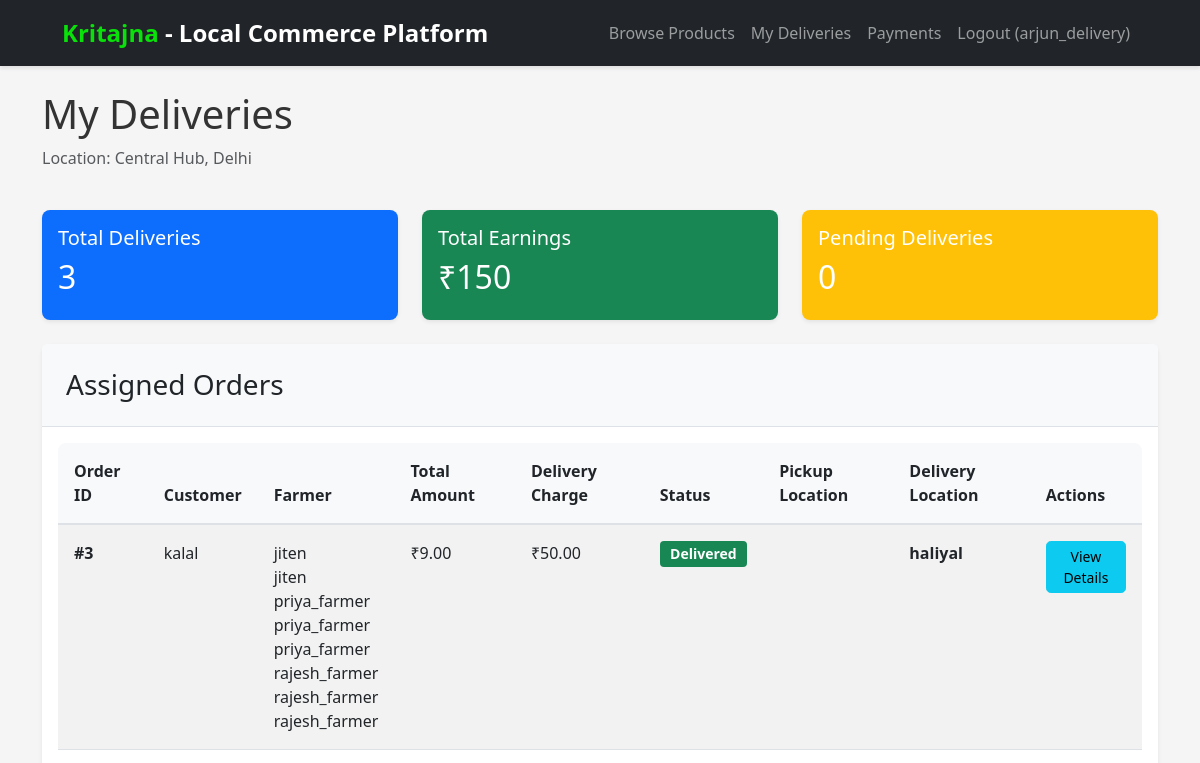
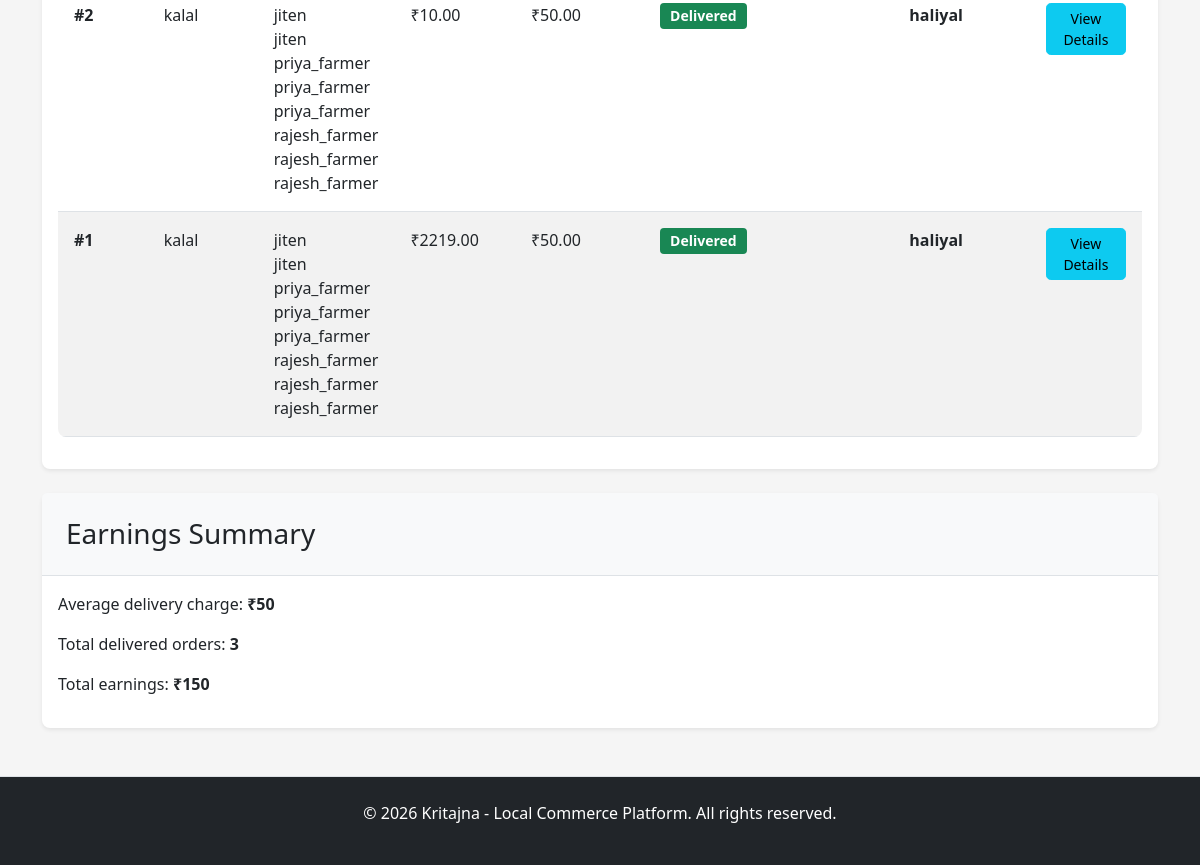
The app's page /delivery/dashboard/ (signed in), older data (2 pictures, top to bottom).
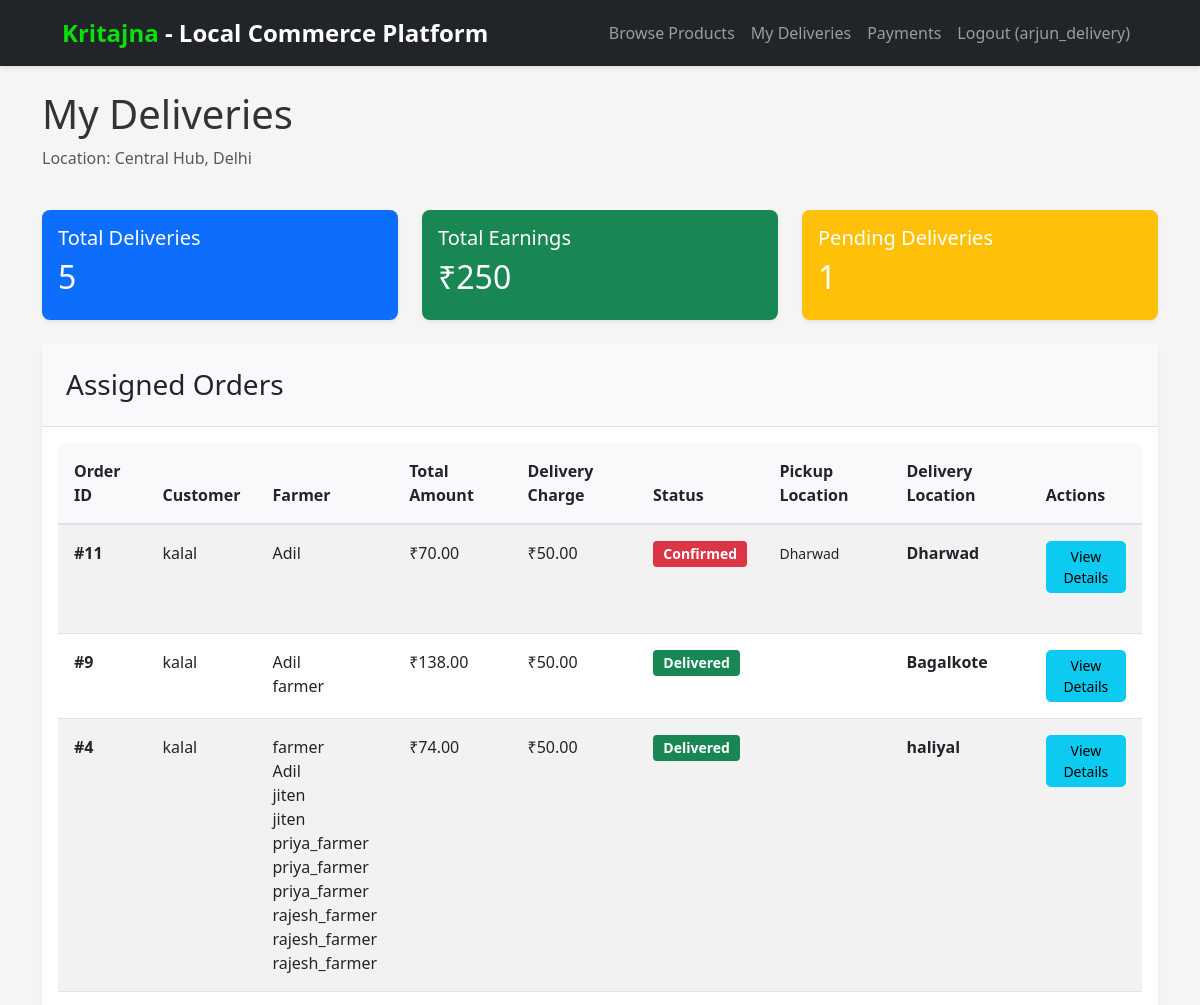
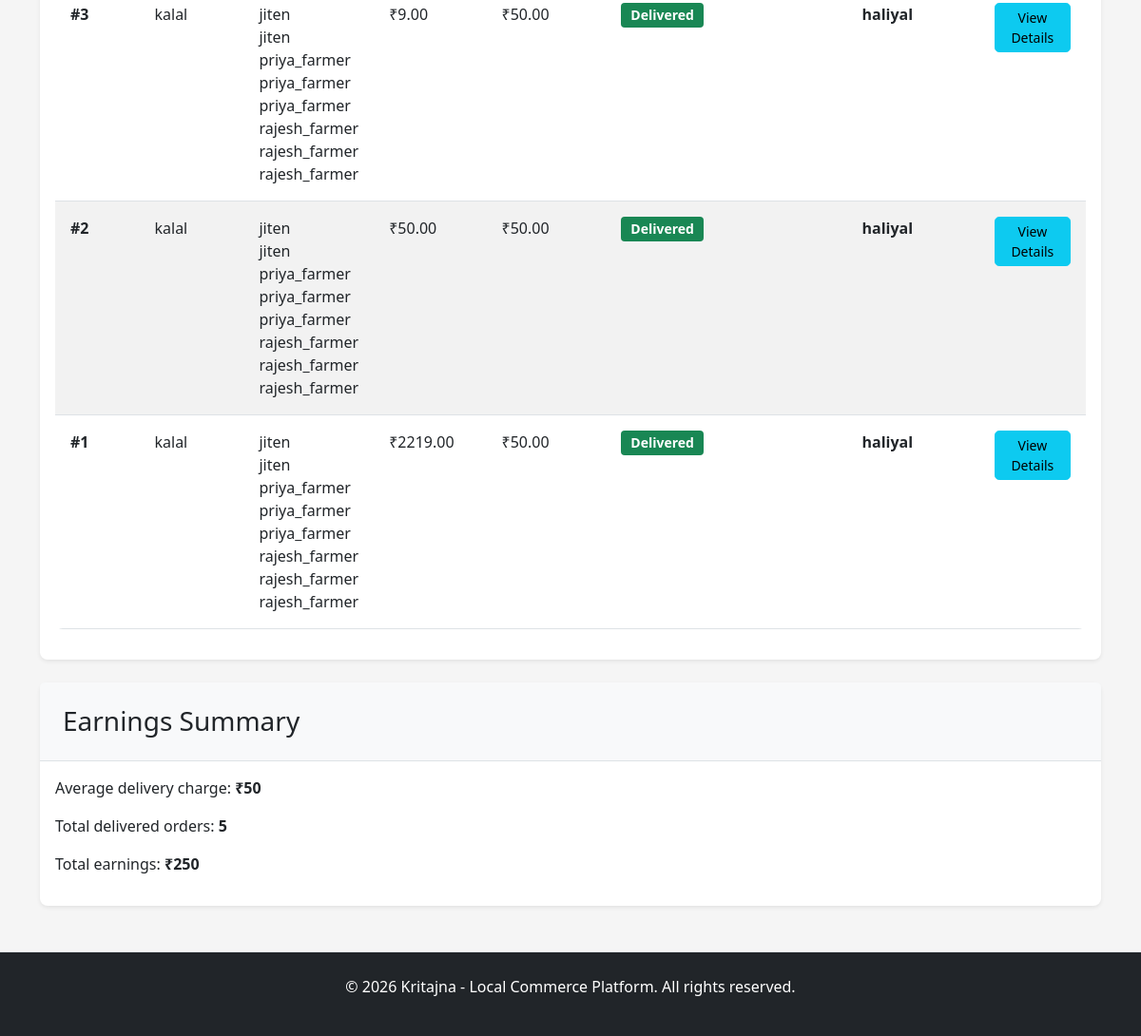
The same page, newer data (2 pictures, top to bottom).
### users/models.py (models this page shows, shortened)
class User(AbstractUser):
    ROLE_CHOICES = [
        ('customer', 'Customer'),
        ('farmer', 'Farmer'),
        ('delivery_partner', 'Delivery Partner'),
    ]
    role = models.CharField(max_length=20, choices=ROLE_CHOICES, default='customer')
    location = models.CharField(max_length=255, blank=True)
    phone_number = models.CharField(max_length=15, blank=True)
    farmer_id = models.CharField(max_length=50, unique=True, blank=True, null=True)
    subscription_paid = models.BooleanField(default=False)
    subscription_amount = models.DecimalField(max_digits=10, decimal_places=2, default=0.00)
    subscription_date = models.DateTimeField(null=True, blank=True)
    class Meta:
        verbose_name = "User"
        verbose_name_plural = "Users"

### orders/models.py (models this page shows, shortened)
class Order(models.Model):
    STATUS_CHOICES = [
        ('pending', 'Pending'),
        ('confirmed', 'Confirmed'),
        ('in_delivery', 'In Delivery'),
        ('delivered', 'Delivered'),
        ('cancelled', 'Cancelled'),
    ]
    customer = models.ForeignKey(User, on_delete=models.CASCADE, related_name='orders', limit_choices_to={'role': 'customer'})
    delivery_partner = models.ForeignKey(User, on_delete=models.SET_NULL, null=True, blank=True, related_name='deliveries', limit_choices_to={'role': 'delivery_partner'})
    customer_location = models.CharField(max_length=255)
    total_amount = models.DecimalField(max_digits=10, decimal_places=2, default=0.00)
    delivery_charge = models.DecimalField(max_digits=10, decimal_places=2, default=50.00)
    status = models.CharField(max_length=20, choices=STATUS_CHOICES, default='pending')
    created_at = models.DateTimeField(auto_now_add=True)
    updated_at = models.DateTimeField(auto_now=True)
    class Meta:
        ordering = ['-created_at']

class OrderItem(models.Model):
    order = models.ForeignKey(Order, on_delete=models.CASCADE, related_name='items')
    product = models.ForeignKey(Product, on_delete=models.CASCADE)
    STATUS_PENDING = 'pending'
    STATUS_ACCEPTED = 'accepted'
    STATUS_REJECTED = 'rejected'
    STATUS_CHOICES = [
        (STATUS_PENDING, 'Pending'),
        (STATUS_ACCEPTED, 'Accepted'),
        (STATUS_REJECTED, 'Rejected'),
    ]
    quantity = models.DecimalField(max_digits=10, decimal_places=2)  # allow fractional quantities like 0.5 kg
    price_per_unit = models.DecimalField(max_digits=10, decimal_places=2)  # price per unit at time of order
    status = models.CharField(max_length=10, choices=STATUS_CHOICES, default=STATUS_PENDING)

### products/models.py (models this page shows, shortened)
class Product(models.Model):
    farmer = models.ForeignKey(User, on_delete=models.CASCADE, limit_choices_to={'role': 'farmer'}, related_name='products')
    name = models.CharField(max_length=200)
    description = models.TextField()
    price = models.DecimalField(max_digits=10, decimal_places=2)
    price_per_unit = models.DecimalField(max_digits=10, decimal_places=2, default=0.00)
    UNIT_KG = 'kg'
    UNIT_LITER = 'liter'
    UNIT_BUNDLE = 'bundle'
    UNIT_PIECE = 'piece'
    UNIT_CHOICES = [
        (UNIT_KG, 'kg'),
        (UNIT_LITER, 'liter'),
        (UNIT_BUNDLE, 'bundle'),
        (UNIT_PIECE, 'piece'),
    ]
    unit = models.CharField(max_length=20, choices=UNIT_CHOICES, default=UNIT_KG)
    unit_obj = models.ForeignKey('Unit', on_delete=models.SET_NULL, null=True, blank=True, related_name='products')
    quantity = models.DecimalField(max_digits=10, decimal_places=2, default=0)
    location = models.CharField(max_length=255)
    image = models.ImageField(upload_to='products/', blank=True, null=True)
    sold_out = models.BooleanField(default=False)
    created_at = models.DateTimeField(auto_now_add=True)
    updated_at = models.DateTimeField(auto_now=True)
    category = models.ForeignKey('Category', on_delete=models.SET_NULL, null=True, blank=True, related_name='products')
    class Meta:
        ordering = ['-created_at']

### users/views.py (the view)
# urls.py: path('delivery/dashboard/', views.delivery_partner_dashboard, name='delivery_dashboard'),
@login_required(login_url='login')
def delivery_partner_dashboard(request):
    if request.user.role != 'delivery_partner':
        messages.error(request, 'Only delivery partners can access this page')
        return redirect('home')
    orders = Order.objects.filter(delivery_partner=request.user)
    completed_orders = orders.filter(status='delivered')
    total_earnings = completed_orders.aggregate(Sum('delivery_charge'))['delivery_charge__sum'] or 0
    total_deliveries = completed_orders.count()
    pending_deliveries = orders.exclude(status__in=['delivered', 'cancelled']).count()
    context = {
        'orders': orders,
        'total_earnings': total_earnings,
        'total_deliveries': total_deliveries,
        'pending_deliveries': pending_deliveries,
    }
    return render(request, 'users/delivery_dashboard.html', context)

### kritajna/context_processors.py (called while the page is built)
def cart_item_count(request):
    count = 0
    try:
        if request.user.is_authenticated and getattr(request.user, 'role', None) == 'customer':
            cart, _ = Cart.objects.get_or_create(user=request.user)
            count = cart.items.count()
    except Exception:
        count = 0
    return {'cart_item_count': count}

### templates/users/delivery_dashboard.html (shortened to what this page needs)
{% extends 'base.html' %}
{% block content %}
<div class="row mb-4">
    <div class="col-md-12">
        <h1>My Deliveries</h1>
        <p class="text-muted">Location: {{ user.location }}</p>
    </div>
</div>
<div class="row mb-4">
    <div class="col-md-4">
        <div class="card bg-primary text-white">
            <div class="card-body">
                <h5 class="card-title">Total Deliveries</h5>
                <h2>{{ total_deliveries }}</h2>
            </div>
        </div>
    </div>
    <div class="col-md-4">
        <div class="card bg-success text-white">
            <div class="card-body">
                <h5 class="card-title">Total Earnings</h5>
                <h2>₹{{ total_earnings }}</h2>
            </div>
        </div>
    </div>
    <div class="col-md-4">
        <div class="card bg-warning text-white">
            <div class="card-body">
                <h5 class="card-title">Pending Deliveries</h5>
                <h2>{{ pending_deliveries }}</h2>
            </div>
        </div>
    </div>
</div>
<div class="card">
    <div class="card-header">
        <h3 class="mb-0">Assigned Orders</h3>
    </div>
    <div class="card-body">
        {% if orders %}
            <div class="table-responsive">
                <table class="table table-striped">
                    <thead>
                        <tr>
                            <th>Order ID</th>
                            <th>Customer</th>
                            <th>Farmer</th>
                            <th>Total Amount</th>
                            <th>Delivery Charge</th>
                            <th>Status</th>
                            <th>Pickup Location</th>
                            <th>Delivery Location</th>
                            <th>Actions</th>
                        </tr>
                    </thead>
                    <tbody>
                        {% for order in orders %}
                            <tr>
                                <td><strong>#{{ order.id }}</strong></td>
                                <td>{{ order.customer.username }}</td>
                                <td>
                                    {% for item in order.items.all %}
                                        <div>{{ item.product.farmer.username }}</div>
                                    {% endfor %}
                                </td>
                                <td>₹{{ order.total_amount }}</td>
                                <td>₹{{ order.delivery_charge }}</td>
                                <td>
                                    <span class="badge bg-{% if order.status == 'delivered' %}success{% elif order.status == 'pending' %}warning{% elif order.status == 'in_delivery' %}info{% else %}danger{% endif %}">
                                        {{ order.get_status_display }}
                                    </span>
                                </td>
                                <td>
                                    {% for item in order.items.all|dictsort:"product.farmer" %}
                                        <div><small>{{ item.product.farmer.location }}</small></div>
                                    {% endfor %}
                                </td>
                                <td>
                                    <div><strong>{{ order.customer_location }}</strong></div>
                                </td>
                                <td>
                                    <a href="{% url 'order_detail' order.pk %}" class="btn btn-sm btn-info">View Details</a>
                                </td>
                            </tr>
                        {% endfor %}
                    </tbody>
                </table>
            </div>
        {% else %}
            <p class="text-muted text-center">No orders assigned yet. Check back soon!</p>
        {% endif %}
    </div>
</div>
<div class="card mt-4">
    <div class="card-header">
        <h3 class="mb-0">Earnings Summary</h3>
    </div>
    <div class="card-body">
        <p>Average delivery charge: <strong>₹{{ delivery_charge|default:"50" }}</strong></p>
        <p>Total delivered orders: <strong>{{ total_deliveries }}</strong></p>
        <p>Total earnings: <strong>₹{{ total_earnings }}</strong></p>
    </div>
</div>
{% endblock %}

### templates/base.html (shortened to what this page needs)
{% load static %}
<!DOCTYPE html>
<html lang="en">
<head>
    <link href="https://cdn.jsdelivr.net/npm/bootstrap@5.3.0/dist/css/bootstrap.min.css" rel="stylesheet">
    <link rel="stylesheet" href="{% static 'css/style.css' %}">
</head>
<body>
    <nav class="navbar navbar-expand-lg navbar-dark bg-dark">
        <div class="container-fluid">
            <a class="navbar-brand" href="{% url 'home' %}">
                <strong style="color: rgb(10, 224, 10);">Kritajna</strong> - Local Commerce Platform
            </a>
            <div class="collapse navbar-collapse" id="navbarNav">
                <ul class="navbar-nav ms-auto" >
                    <li class="nav-item">
                        <a class="nav-link" href="{% url 'browse_products' %}">Browse Products</a>
                    </li>
                    {% if user.is_authenticated %}
                        {% if user.role == 'farmer' %}
                            <li class="nav-item">
                                <a class="nav-link" href="{% url 'farmer_dashboard' %}">My Dashboard</a>
                            </li>
                            <li class="nav-item">
                                <a class="nav-link" href="{% url 'add_product' %}">Add Product</a>
                            </li>
                        {% elif user.role == 'delivery_partner' %}
                            <li class="nav-item">
                                <a class="nav-link" href="{% url 'delivery_orders' %}">My Deliveries</a>
                            </li>
                        {% endif %}
                        <li class="nav-item">
                            <a class="nav-link" href="{% url 'payment_history' %}">Payments</a>
                        </li>
                        <li class="nav-item">
                            <a class="nav-link" href="{% url 'logout' %}">Logout ({{ user.username }})</a>
                        </li>
                    {% endif %}
                </ul>
            </div>
        </div>
    </nav>
    <div class="container my-4">
        {% block content %}{% endblock %}
    </div>
    <footer class="bg-dark text-white text-center py-4 mt-5">
        <p>&copy; 2026 Kritajna - Local Commerce Platform. All rights reserved.</p>
    </footer>
</body>
</html>

### static/css/style.css (style rules this page uses)
:root { --primary-color: rgb(8, 207, 8); --secondary-color: #6c757d; --success-color: #198754; --danger-color: #dc3545; --warning-color: #ffc107; --info-color: #0dcaf0; --dark-color: #212529; }
body { font-family: 'Segoe UI', Tahoma, Geneva, Verdana, sans-serif; background-color: #f5f5f5; color: #333; }
.navbar { box-shadow: 0 2px 4px rgba(0, 0, 0, 0.1); padding: 10px 50px; position: sticky; top: 0; z-index: 1000; }
.navbar-brand { font-size: 1.5rem; font-weight: 600; }
.card { border: none; border-radius: 0.5rem; box-shadow: 0 0.125rem 0.25rem rgba(0, 0, 0, 0.075); transition: transform 0.3s ease, box-shadow 0.3s ease; }
.card-header { background-color: #f8f9fa; border-bottom: 1px solid #dee2e6; padding: 1.5rem; }
.btn { border-radius: 0.3rem; font-weight: 500; transition: all 0.3s ease; }
.badge { padding: 0.35rem 0.65rem; font-size: 0.875rem; border-radius: 0.25rem; }
.table { background-color: white; border-radius: 0.5rem; overflow: hidden; }
.table thead th { background-color: #f8f9fa; font-weight: 600; border-bottom: 2px solid #dee2e6; padding: 1rem; }
.table td { padding: 1rem; border-bottom: 1px solid #dee2e6; }
footer { border-top: 1px solid #dee2e6; margin-top: auto; }

Row changes from the older to the newer data that the page shows:
added Order: id "11", customer.username "kalal", total_amount "70.00", delivery_charge "50.00", status "Confirmed", customer_location "Dharwad"
added OrderItem: product.farmer.username "Adil", product.farmer.location "Dharwad"
added Order: id "9", customer.username "kalal", total_amount "138.00", delivery_charge "50.00", status "Delivered", customer_location "Bagalkote"
added OrderItem: product.farmer.username "Adil", shown under "9"
added OrderItem: product.farmer.username "farmer", shown under "9"
added Order: id "4", customer.username "kalal", total_amount "74.00", delivery_charge "50.00", status "Delivered", customer_location "haliyal"
added OrderItem: product.farmer.username "farmer", shown under "4"
added OrderItem: product.farmer.username "Adil", shown under "4"
added OrderItem: product.farmer.username "jiten", shown under "4"
added OrderItem: product.farmer.username "jiten", shown under "4"
added OrderItem: product.farmer.username "priya_farmer", shown under "4"
added OrderItem: product.farmer.username "priya_farmer", shown under "4"
added OrderItem: product.farmer.username "priya_farmer", shown under "4"
added OrderItem: product.farmer.username "rajesh_farmer", shown under "4"
added OrderItem: product.farmer.username "rajesh_farmer", shown under "4"
added OrderItem: product.farmer.username "rajesh_farmer", shown under "4"
changed Order id 2: total_amount "10.00" → "50.00"
Text that changed along with them:
{{ total_deliveries }}: "3" → "5"
{{ total_earnings }}: "150" → "250"
{{ pending_deliveries }}: "0" → "1"
